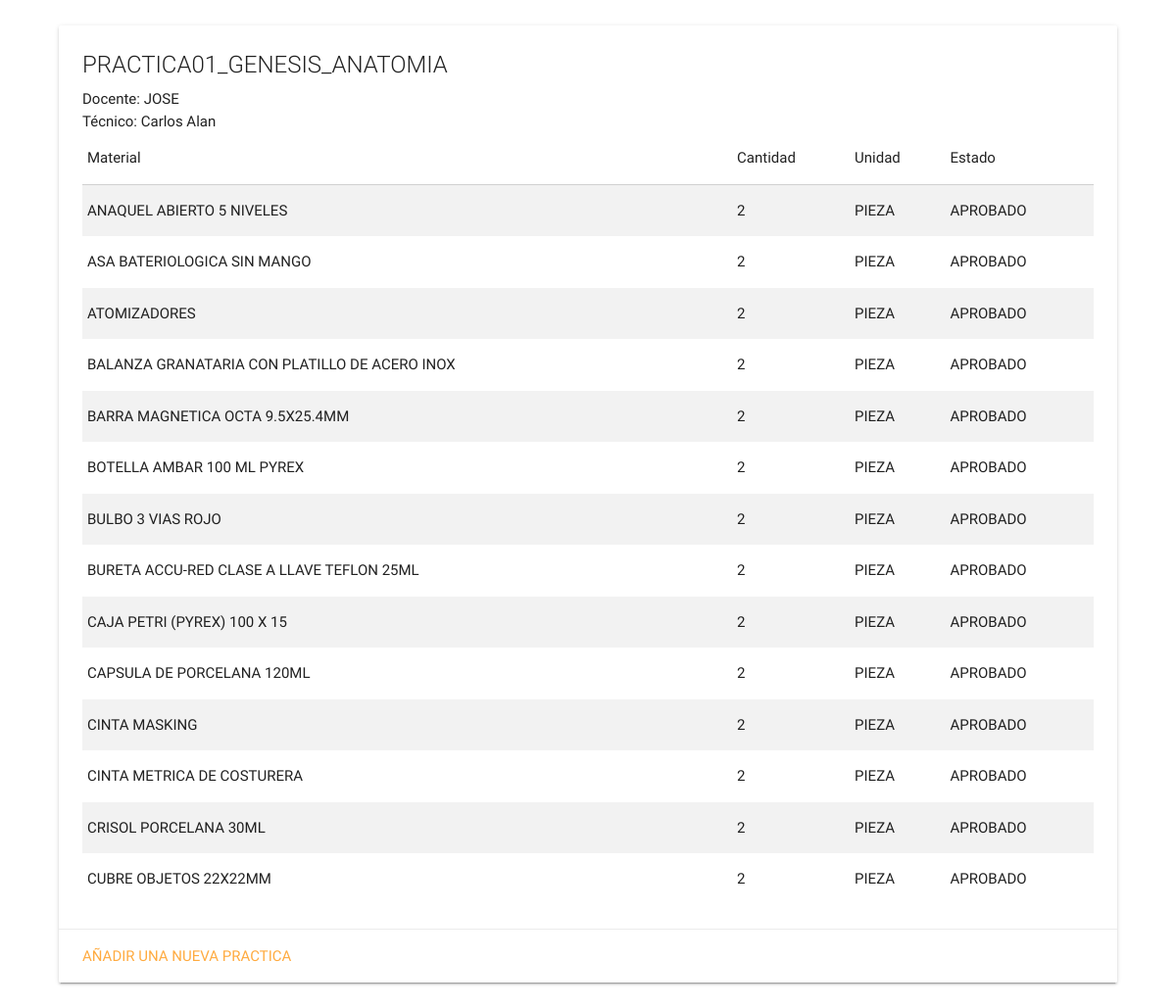
Screenshot of /paginas/verpractica.php?practica=PRACTICA01_GENESIS_ANATOMIA (signed in) with the database file from the repository.
### tables this page shows
CREATE TABLE `material_practica` (
  `ID_PRACTICA` varchar(50) NOT NULL,
  `ID_MATERIAL` int(50) NOT NULL,
  `ID_HORARIO` int(5) NOT NULL,
  `ID_TECNICO` varchar(50) DEFAULT NULL,
  `CANTIDAD_USADA` varchar(10) NOT NULL,
  `UNIDAD` varchar(50) NOT NULL,
  `ESTADO` varchar(20) NOT NULL,
  `OBSERVACIONES` mediumtext
);

CREATE TABLE `material` (
  `ID_MATERIAL` int(50) NOT NULL,
  `USUARIO_ADMIN` varchar(50) NOT NULL,
  `DESCRIPCION` mediumtext NOT NULL,
  `MARCA` varchar(50) NOT NULL,
  `PROVEDOR` varchar(50) NOT NULL,
  `CANTIDAD` varchar(10) NOT NULL,
  `UNIDAD` varchar(50) NOT NULL,
  `FECHA_ENTREGA` date NOT NULL,
  `FECHA_ACTUALIZACION` date NOT NULL,
  `OBSERVACIONES` mediumtext
);

### paginas/verpractica.php (the view, shortened to what this page needs)
<!DOCTYPE html>
<html>
  <head>
  </head>
  <body>
    <div style="width:90%;margin: 26px auto;">
      <div class="card">
				<div class="card-content">
	        <?php
	          include '../conexion.php';
	          mysqli_query($conect,"SET NAMES 'utf8'");
	          $practica = $_GET['practica'];
	          $docente = "SELECT DISTINCT(horario.ID_MAESTRO)
	                      FROM material_practica
	                      INNER JOIN horario ON material_practica.ID_HORARIO = horario.ID_HORARIO WHERE material_practica.ID_PRACTICA = '{$practica}'";
	          $tecnico = "SELECT DISTINCT(tecnico.`NOMBRE(S)`)
	                      FROM material_practica
	                      INNER JOIN tecnico ON material_practica.ID_TECNICO = tecnico.ID_TECNICO WHERE material_practica.ID_PRACTICA = '{$practica}'";
	          $lista = "SELECT material.DESCRIPCION, material_practica.CANTIDAD_USADA, material_practica.UNIDAD, material_practica.ESTADO
	                       FROM material_practica
	                       INNER JOIN material ON material_practica.ID_MATERIAL = material.ID_MATERIAL WHERE material_practica.ID_PRACTICA = '{$practica}'";
	          $docente = mysqli_query($conect,$docente);
	          $docente = mysqli_fetch_array($docente,MYSQLI_BOTH);
	          if($tecnico = mysqli_query($conect,$tecnico)){
								$tecnico = mysqli_fetch_array($tecnico,MYSQLI_BOTH);
						}
						else {
								$tecnico = "No asignado";
						}
	          $lista = mysqli_query($conect,$lista);
						echo "<span class='card-title truncate'>".$practica."</span>Docente: ".$docente[0]."<br>Técnico: ".$tecnico[0]."";
	          echo "<table class='striped' border='1px'>
	                  <thead>
		                  <tr>
		                    <td>Material</td>
		                    <td>Cantidad</td>
		                    <td>Unidad</td>
												<td>Estado</td>
		                  </tr>
										</thead>";
	          while ($result = mysqli_fetch_array($lista, MYSQLI_BOTH)) {
	            echo "<tr>
	                    <td>".$result[0]."</td>
	                    <td>".$result[1]."</td>
	                    <td>".$result[2]."</td>
											<td>".$result[3]."</td>
	                  </tr>";
	          }
	          echo "</table>";
	        ?>
				</div>
				<div class="card-action">
					<a href="crear_practica.php">Añadir una nueva practica</a>
				</div>
      </div>
    </div>
  </body>
</html>

### rows the page displays
material_practica: ID_MATERIAL.DESCRIPCION "ANAQUEL ABIERTO 5 NIVELES", CANTIDAD_USADA "2", UNIDAD "PIEZA", ESTADO "APROBADO"
material_practica: ID_MATERIAL.DESCRIPCION "ASA BATERIOLOGICA SIN MANGO", CANTIDAD_USADA "2", UNIDAD "PIEZA", ESTADO "APROBADO"
material_practica: ID_MATERIAL.DESCRIPCION "ATOMIZADORES", CANTIDAD_USADA "2", UNIDAD "PIEZA", ESTADO "APROBADO"
material_practica: ID_MATERIAL.DESCRIPCION "BALANZA GRANATARIA CON PLATILLO DE ACERO INOX", CANTIDAD_USADA "2", UNIDAD "PIEZA", ESTADO "APROBADO"
material_practica: ID_MATERIAL.DESCRIPCION "BARRA MAGNETICA OCTA 9.5X25.4MM", CANTIDAD_USADA "2", UNIDAD "PIEZA", ESTADO "APROBADO"
material_practica: ID_MATERIAL.DESCRIPCION "BOTELLA AMBAR 100 ML PYREX", CANTIDAD_USADA "2", UNIDAD "PIEZA", ESTADO "APROBADO"
material_practica: ID_MATERIAL.DESCRIPCION "BULBO 3 VIAS ROJO", CANTIDAD_USADA "2", UNIDAD "PIEZA", ESTADO "APROBADO"
material_practica: ID_MATERIAL.DESCRIPCION "BURETA ACCU-RED CLASE A LLAVE TEFLON 25ML", CANTIDAD_USADA "2", UNIDAD "PIEZA", ESTADO "APROBADO"
material_practica: ID_MATERIAL.DESCRIPCION "CAJA PETRI (PYREX) 100 X 15", CANTIDAD_USADA "2", UNIDAD "PIEZA", ESTADO "APROBADO"
material_practica: ID_MATERIAL.DESCRIPCION "CAPSULA DE PORCELANA 120ML", CANTIDAD_USADA "2", UNIDAD "PIEZA", ESTADO "APROBADO"
material_practica: ID_MATERIAL.DESCRIPCION "CINTA MASKING", CANTIDAD_USADA "2", UNIDAD "PIEZA", ESTADO "APROBADO"
material_practica: ID_MATERIAL.DESCRIPCION "CINTA METRICA DE COSTURERA", CANTIDAD_USADA "2", UNIDAD "PIEZA", ESTADO "APROBADO"
material_practica: ID_MATERIAL.DESCRIPCION "CRISOL PORCELANA 30ML", CANTIDAD_USADA "2", UNIDAD "PIEZA", ESTADO "APROBADO"
material_practica: ID_MATERIAL.DESCRIPCION "CUBRE OBJETOS 22X22MM", CANTIDAD_USADA "2", UNIDAD "PIEZA", ESTADO "APROBADO"

### other values shown
$practica "PRACTICA01_GENESIS_ANATOMIA"
$docente[0] "JOSE"
$tecnico[0] "Carlos Alan"
